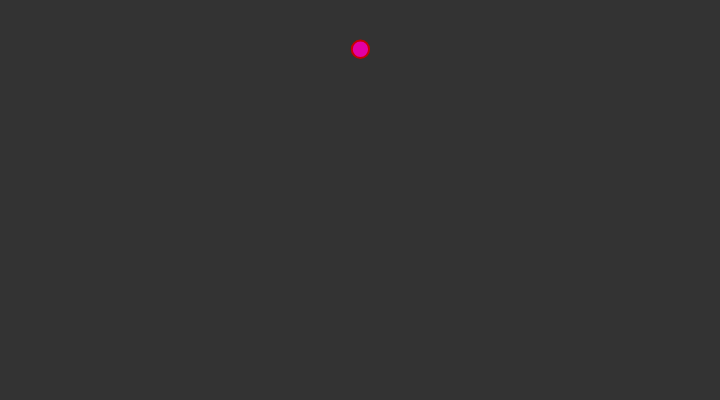
Frame 1 (no input)
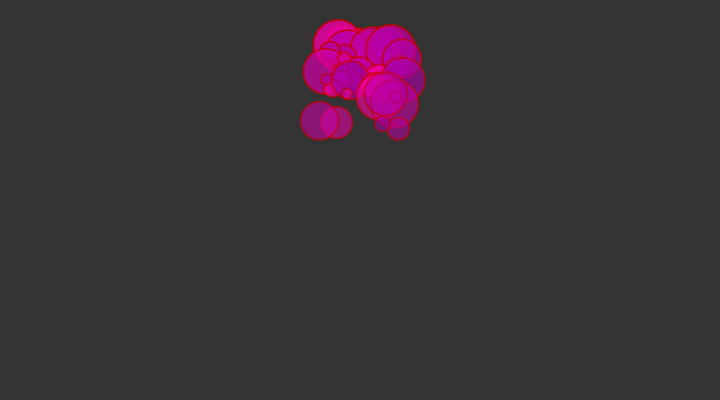
Frame 60 (no input)
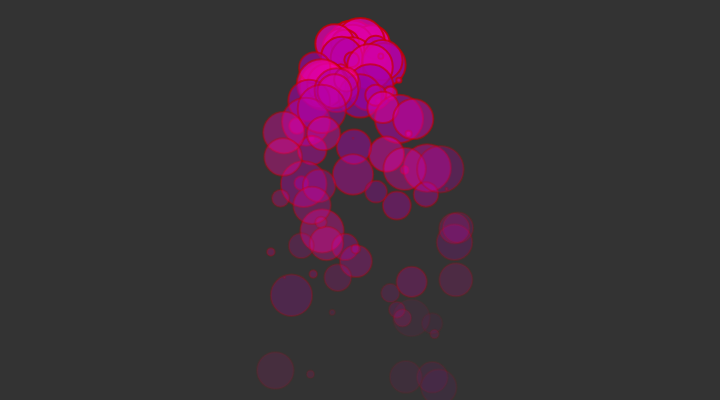
Frame 120 (the mouse pressed at the canvas centre since frame 60)

The p5.js sketch that drew these frames (run headless with seeded random() and noise() and a simulated clock; from frame 60 on, the mouse is pressed at the canvas centre):

// p5.js sketch
// ── sketch.js
var system;

function setup() {
  createCanvas(720, 400);
  system = new ParticleSystem(createVector(width/2, 50));
}

function draw() {
  background(51);
  system.addParticle();
  system.run();
}

// A simple Particle class
var Particle = function(position) {
  this.acceleration = createVector(0, 0.05);
  this.velocity = createVector(random(-1, 1), random(-1, 0));
  this.position = position.copy();
  this.lifespan = 255.0;
};

Particle.prototype.run = function() {
  this.update();
  this.display();
};

// Method to update position
Particle.prototype.update = function(){
  this.velocity.add(this.acceleration);
  this.position.add(this.velocity);
  this.lifespan -= 2;
};

// Method to display
Particle.prototype.display = function() {
  stroke(200,0,0, this.lifespan);
  strokeWeight(2);
  u = random(255,150);
  fill(u, 0, 165, this.lifespan);
  v = random(50,0)
  ellipse(this.position.x, this.position.y, v, v);
};

// Is the particle still useful?
Particle.prototype.isDead = function(){
  if (this.lifespan < 0) {
    return true;
  } else {
    return false;
  }
};

var ParticleSystem = function(position) {
  this.origin = position.copy();
  this.particles = [];
};

ParticleSystem.prototype.addParticle = function() {
  this.particles.push(new Particle(this.origin));
};

ParticleSystem.prototype.run = function() {
  for (var i = this.particles.length-1; i >= 0; i--) {
    var p = this.particles[i];
    p.run();
    if (p.isDead()) {
      this.particles.splice(i, 1);
    }
  }
}
